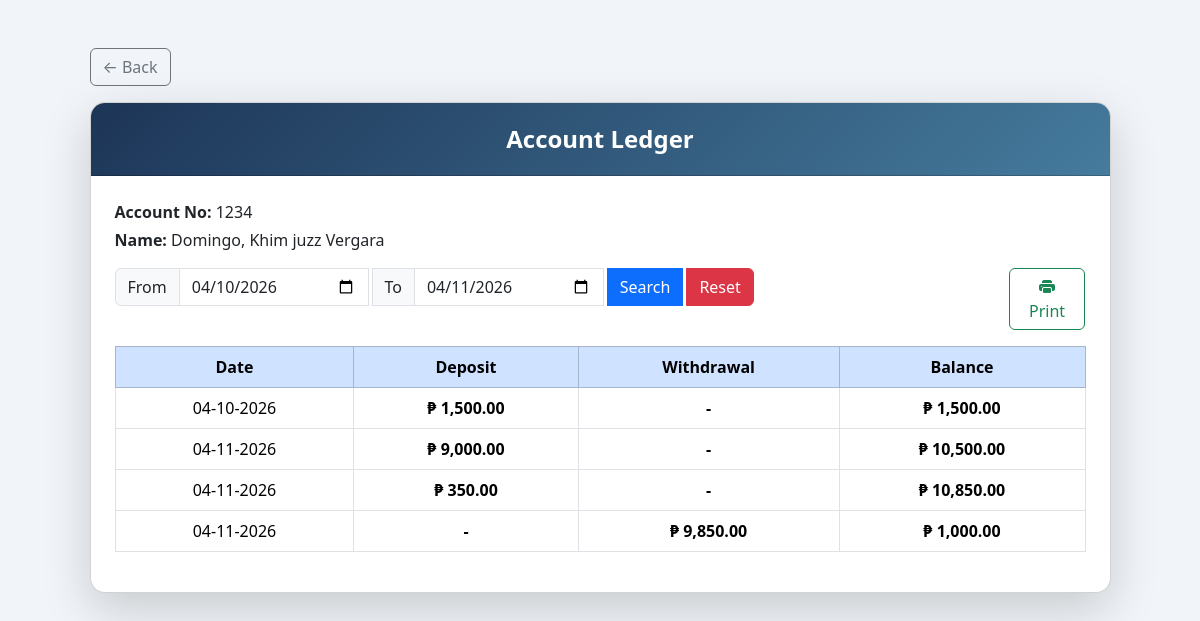
/ledger.php?account_number=1234 (signed in), run on the app's committed database.
### tables this page shows
CREATE TABLE `tbl_profile` (
  `id` int(11) NOT NULL,
  `account_number` varchar(20) DEFAULT NULL,
  `lastname` varchar(50) DEFAULT NULL,
  `firstname` varchar(50) DEFAULT NULL,
  `middlename` varchar(50) DEFAULT NULL,
  `birthdate` date DEFAULT NULL,
  `gender` varchar(20) DEFAULT NULL,
  `created_at` timestamp NOT NULL DEFAULT current_timestamp()
);

CREATE TABLE `tbl_transaction` (
  `trans_id` int(11) NOT NULL,
  `trans_date` date DEFAULT NULL,
  `profile_id` int(11) DEFAULT NULL,
  `account_number` varchar(20) DEFAULT NULL,
  `amount` decimal(15,2) DEFAULT NULL,
  `trans_type` enum('Deposit','Withdrawal') NOT NULL,
  `remarks` text DEFAULT NULL,
  `created_at` timestamp NOT NULL DEFAULT current_timestamp()
);

### ledger.php (the view, shortened to what this page needs)
<?php
    include 'config.php';
    $account_number = $_GET['account_number'] ?? '';
    $start_date = $_POST['start_date'] ?? '';
    $end_date = $_POST['end_date'] ?? '';
    $balance = 0;
    $account_name = "Account not found";
    if ($account_number != "") {
        $account_query = "SELECT * FROM tbl_profile WHERE account_number = '$account_number'";
        $result = mysqli_query($conn, $account_query);
        if ($result && mysqli_num_rows($result) > 0) {
            $get_info = mysqli_fetch_assoc($result);
            $account_name = $get_info['lastname'] . ', ' . $get_info['firstname'] . ' ' . $get_info['middlename'];
        }
    }
    $crit = "";
    if (!isset($_POST['cmd_search']) && (!$start_date || !$end_date)) {
        $date_query = "
            SELECT
                MIN(CASE WHEN trans_type = 'Deposit' THEN trans_date END) AS first_deposit,
                MAX(CASE WHEN trans_type = 'Withdrawal' THEN trans_date END) AS last_withdrawal
            FROM tbl_transaction WHERE account_number = '$account_number'
        ";
        $date_result = mysqli_query($conn, $date_query);
        $date_info = mysqli_fetch_assoc($date_result);
        $start_date = $start_date ?: ($date_info['first_deposit'] ?? '');
        $end_date = $end_date ?: ($date_info['last_withdrawal'] ?? '');
    }
    if ($start_date && $end_date) {
        $crit = "AND trans_date BETWEEN '$start_date' AND '$end_date'";
    }
    $query = "SELECT * FROM tbl_transaction WHERE account_number = '$account_number' $crit ORDER BY trans_date ASC";
    $transactions = mysqli_query($conn, $query);
?>
<!DOCTYPE html>
<html lang="en">
<head>
    <link rel="stylesheet" href="https://cdn.jsdelivr.net/npm/bootstrap-icons@1.11.3/font/bootstrap-icons.min.css">
    <link href="https://cdn.jsdelivr.net/npm/bootstrap@5.3.8/dist/css/bootstrap.min.css" rel="stylesheet">
</head>
<body>
    <div class="container py-5">
        <div class="row justify-content-center">
            <div class="col-lg-11">
                <div class="mb-3">
                    <a href="main.php?page=user_profile" class="btn btn-outline-secondary">
                        ← Back
                    </a>
                </div>
                <div class="card shadow-lg bank-card">
                    <div class="card-header">
                        Account Ledger
                    </div>
                    <div class="card-body p-4">
                        <div class="mb-3">
                            <p class="mb-1"><strong>Account No:</strong> <?php echo $account_number; ?></p>
                            <p class="mb-1"><strong>Name:</strong> <?php echo $account_name; ?></p>
                        </div>
                        <form method="POST" action="<?php echo $_SERVER['PHP_SELF'] . '?account_number=' . $account_number; ?>">
                            <div class="row mb-3">
                                <div class="col-md-8">
                                    <div class="input-group">
                                        <span class="input-group-text">From</span>
                                        <input type="date" class="form-control me-1" name="start_date" value="<?php echo $start_date; ?>">
                                        <span class="input-group-text">To</span>
                                        <input type="date" class="form-control me-1" name="end_date" value="<?php echo $end_date; ?>">
                                        <button type="submit" class="btn btn-primary me-1" name="cmd_search">Search</button>
                                        <button type="submit" class="btn btn-danger" name="cmd_reset">Reset</button>
                                    </div>
                                </div>
                                <div class="col-md-4 text-end">
                                    <a href="print.php?account_number=<?php echo $account_number; ?>" class="btn btn-md btn-outline-success w-25">
                                        <i class="bi bi-printer-fill"></i>
                                        Print
                                    </a>
                                </div>
                            </div>
                        </form>
                        <div class="table-responsive">
                            <table class="table table-hover table-bordered text-center">
                                <thead class="table-primary">
                                    <tr>
                                        <th>Date</th>
                                        <th>Deposit</th>
                                        <th>Withdrawal</th>
                                        <th>Balance</th>
                                    </tr>
                                </thead>
                                <tbody>
                                    <?php
                                    if ($transactions && mysqli_num_rows($transactions) > 0) {
                                        while ($record = mysqli_fetch_array($transactions)) {
                                            $trans_date = $record['trans_date'];
                                            $amount = $record['amount'];
                                            $type = $record['trans_type'];
                                            $deposit = ($type == 'Deposit') ? $amount : 0;
                                            $withdrawal = ($type == 'Withdrawal') ? $amount : 0;
                                            $balance += $deposit - $withdrawal;
                                    ?>
                                            <tr>
                                                <td><?php echo date('m-d-Y', strtotime($trans_date)); ?></td>
                                                <td class="amount-deposit">
                                                    <?php echo $deposit ? '₱ ' . number_format($deposit, 2) : '-'; ?>
                                                </td>
                                                <td class="amount-withdraw">
                                                    <?php echo $withdrawal ? '₱ ' . number_format($withdrawal, 2) : '-'; ?>
                                                </td>
                                                <td class="balance">
                                                    ₱ <?php echo number_format($balance, 2); ?>
                                                </td>
                                            </tr>
                                    <?php
                                        }
                                    } else {
                                        echo "<tr><td colspan='4' class='text-muted'>No transactions found</td></tr>";
                                    }
                                    ?>
                                </tbody>
                            </table>
                        </div>
                    </div>
                </div>
            </div>
        </div>
    </div>
</body>
</html>

### ledger.php (style rules this page uses)
body { background: #f1f5f9; }
.bank-card { border-radius: 15px; overflow: hidden; }
.card-header { background: linear-gradient(135deg, #1d3557, #457b9d); color: white; text-align: center; font-size: 24px; font-weight: bold; padding: 18px; }
.amount-deposit { color: #198754; font-weight: bold; }
.amount-withdraw { color: #dc3545; font-weight: bold; }
.balance { font-weight: bold; }

### data on the page
tbl_profile: account_name "Domingo, Khim juzz Vergara"
tbl_transaction: trans_date "04-10-2026", deposit "1,500.00", balance "1,500.00"
tbl_transaction: trans_date "04-11-2026", deposit "9,000.00", balance "10,500.00"
tbl_transaction: trans_date "04-11-2026", amount "350.00", balance "10,850.00"
tbl_transaction: trans_date "04-11-2026", withdrawal "9,850.00", balance "1,000.00"

### other printed values
$account_number "1234"
